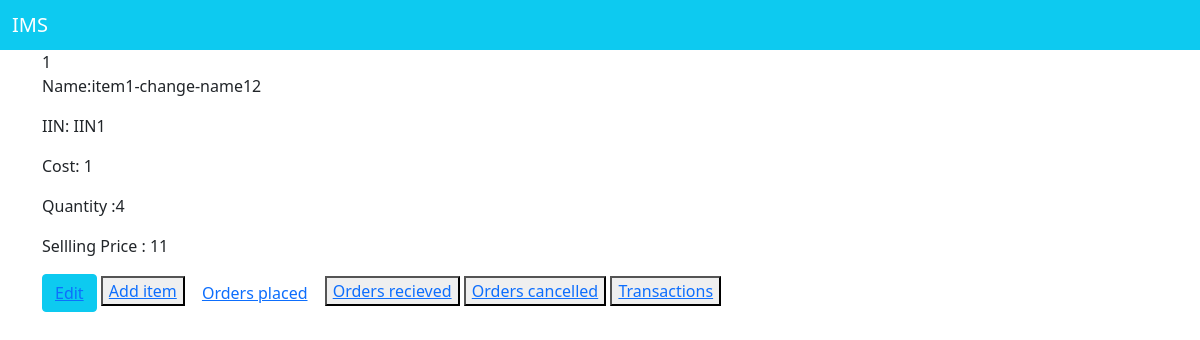
Page /items/item-details/IIN1 on the committed database.
### items/models.py (models this page shows)
class Inventory(models.Model):
    name = models.CharField(max_length=100)
    IIN = models.CharField(unique=True, max_length=100)
    cost = models.PositiveIntegerField()
    quantity = models.PositiveIntegerField()
    quantity_sold  = models.PositiveIntegerField(default=0)
    selling_price  = models.PositiveIntegerField()
    profit_earned = models.PositiveIntegerField(default=0)
    revenue = models.PositiveIntegerField(default=0)

### items/views.py (the view)
# urls.py: path('item-details/<str:id>', views.itemDetails , name= "item-details"),
def itemDetails(request, id):
    items=Inventory.objects.filter(IIN=id)
    context = {
        'items': items
    }
    return render(request , 'items/itemDetails.html' , context)

### items/templates/items/itemDetails.html
{%extends 'base.html'%}
{%block content%}
{%for item in items%}
    <div class="container center">
        {{item.id}}
        <p>Name:{{item.name}} </p>
        <p>IIN: {{item.IIN}} </p>
        <p>Cost: {{item.cost}} </p>
        <p>Quantity :{{item.quantity}} </p>
        <p>Sellling Price : {{item.selling_price}} </p>
        <button class="btn btn-info" type="button">
            <a href="{% url 'item-edit' item.IIN%}"> Edit </a>
        </button>
        <button>
            <a href="{% url 'add-item' item.id %}"> Add item </a>
        </button>
        <button class="btn" type="button">
            <a href="{% url 'orders-placed' item.id %}"> Orders placed </a>
        </button>
        <button>
            <a href="{% url 'orders-recieved' item.id %}"> Orders recieved </a>
        </button>
        <button>
            <a href="{% url 'orders-cancelled' item.id %}"> Orders cancelled </a>
        </button>
        <button>
            <a href="{% url 'transactions-item' item.id %}"> Transactions</a>
        </button>
    </div>
       {%endfor%}
{%endblock%}

### rows in the picture
Inventory: id "1", name "item1-change-name12", IIN "IIN1", cost "1", quantity "4", selling_price "11"
